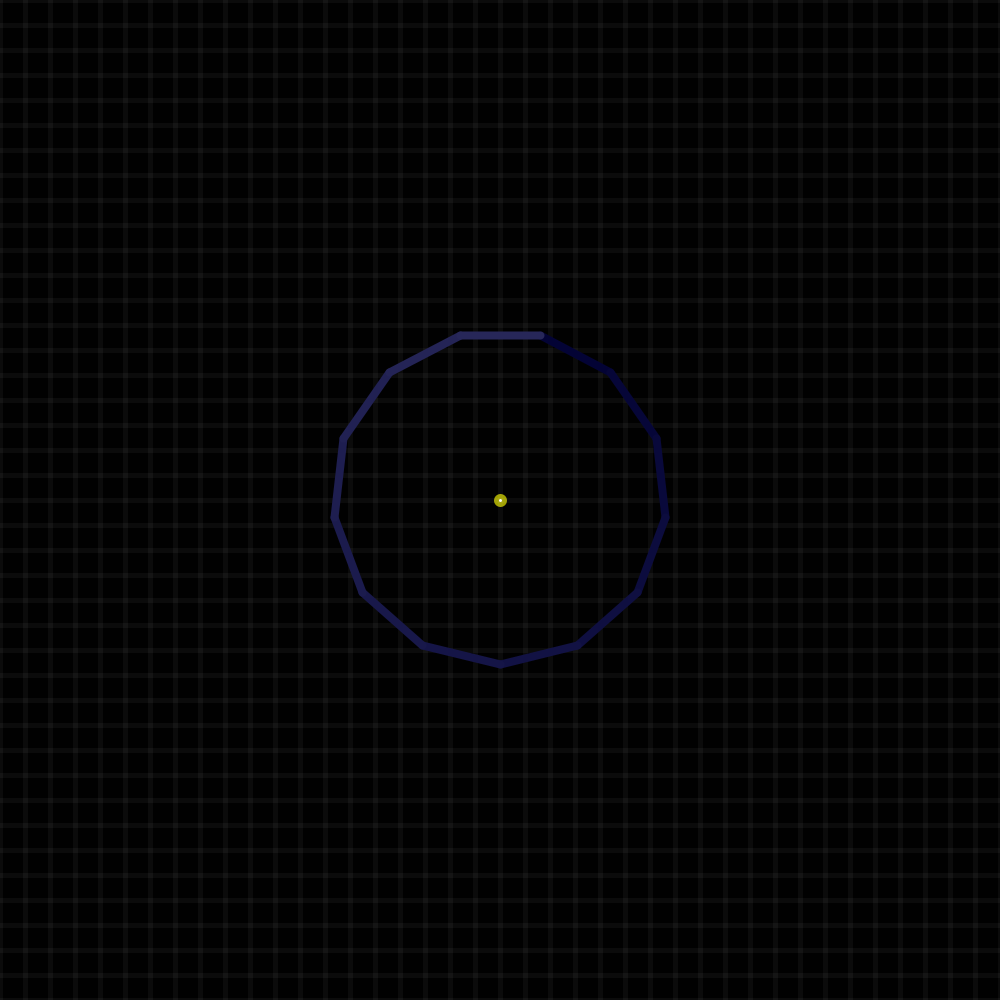
Frame 1 (no input)
Frame 2 (the mouse pressed at the canvas centre, redrawn once): identical to frame 1, image omitted

The Processing sketch that drew this single still picture (run headless with seeded random() and noise(); the mouse was pressed at the canvas centre and the sketch redrawn once):

// Processing sketch: EjercicioDibujarPoligonoSegundaVersion
// ── EjercicioDibujarPoligonoSegundaVersion.pde
void setup() { 
  size(1000, 1000);
}

void draw() {
  background(1);
  strokeWeight(5);
  stroke(160, 160, 0);
  circle(500, 500, 8);
  malla(0, 0);
  dibujoPoligonoRegular(500, 500, 13, 80);
  noLoop();
}

void dibujoPoligonoRegular(float x, float y, float lados, float arista) {
  float angulo = TWO_PI/lados;
  int i = 1;
  x += arista/2;
  while (i <= (lados-1)/2) {
    float j = y + sin(angulo*i)*arista;
    i += 1;
    y = j;
  }
  y = 500 - ((y-500)/2);
  i = 1;
  strokeWeight(2);
  while (i <= lados) {
    strokeWeight(8);
    stroke(0+(i*3), 0+(i*3), 50+(3*i), 255);
    float j = y + sin(angulo*i)*arista;
    float m = x + cos(angulo*i)*arista;
    frameRate(1);
    line(x, y, m, j);
    i += 1;
    x = m;
    y = j;
  }
}

void malla(float x, float y) {
  stroke(255, 255, 255, 10);
  float i = 0;
  while (i <= 1000) {
    line(x + i, y, x + i, y + 1000);
    line(x, y + i, x + 1000, y + i   );
    i += 25;
  }
}
